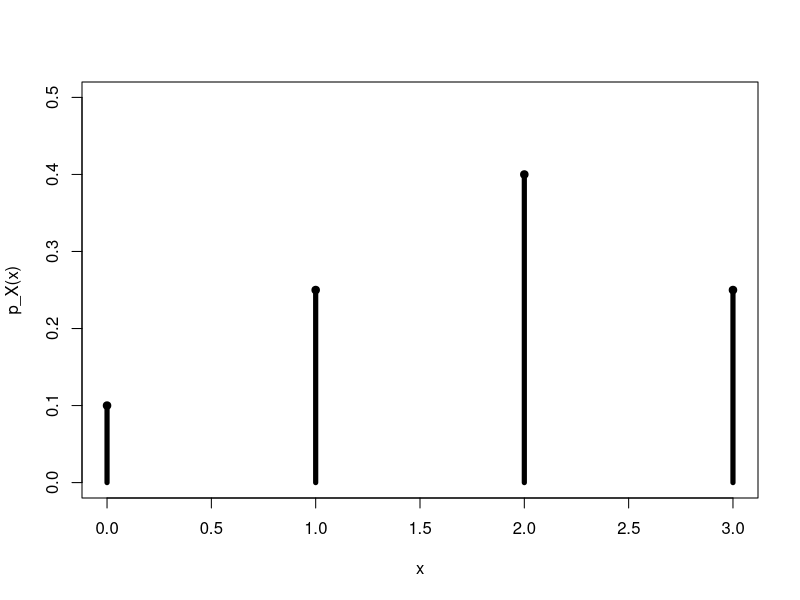
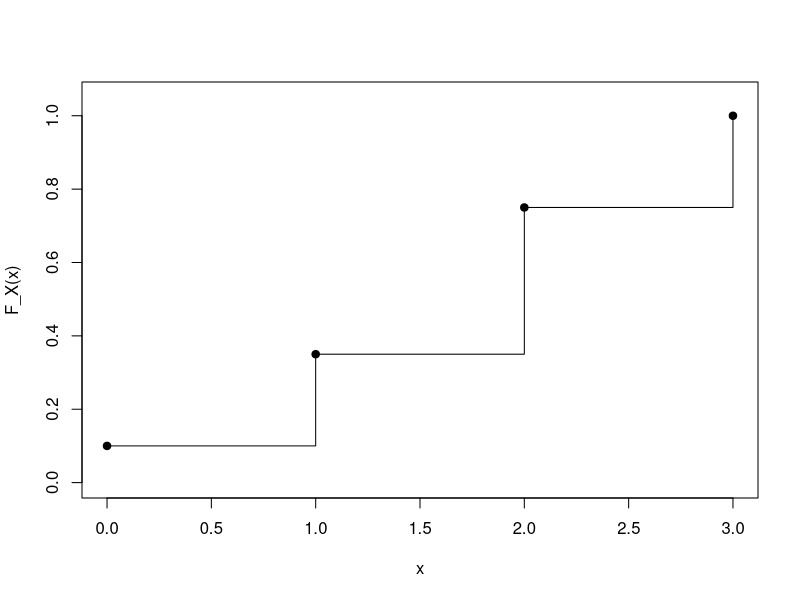

Write R code to recreate these figures, in order.
## ---- chunk 1
x <- 0:3
p <- c(0.10, 0.25, 0.40, 0.25)
sum(p)
## ---- chunk 2
sum(p[x >= 2])
sum(p[x < 2])
## ---- chunk 3
plot(x, p, type = "h", lwd = 5,
     ylim = c(0, 0.5),
     xlab = "x", ylab = "p_X(x)")
points(x, p, pch = 19)
## ---- chunk 4
F <- cumsum(p)
data.frame(x = x, pmf = p, cdf = F)
## ---- chunk 5
plot(x, F, type = "s", ylim = c(0, 1.05),
     xlab = "x", ylab = "F_X(x)")
points(x, F, pch = 19)
## ---- chunk 6
set.seed(2026)
n <- 50000
muestra <- sample(x, n, replace = TRUE, prob = p)
prop.table(table(muestra))
